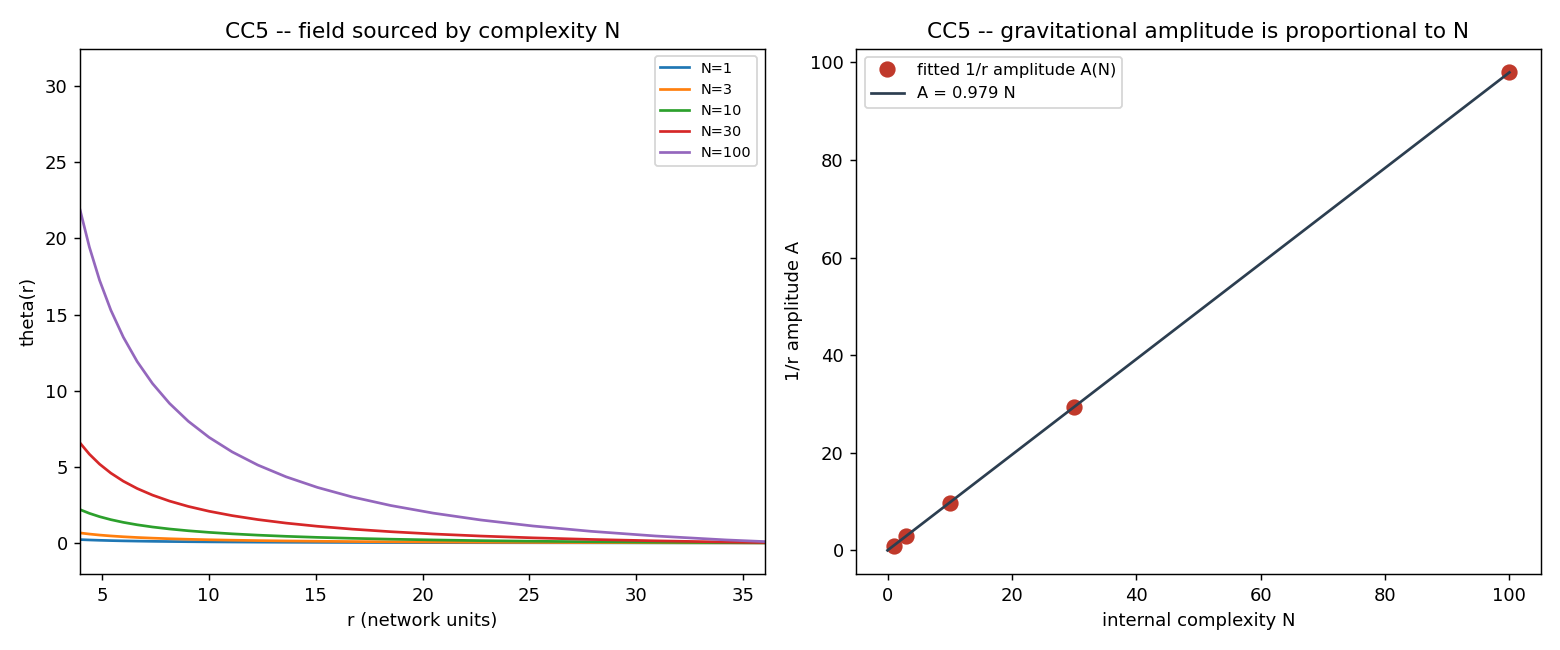

Python code for this plot:
"""CC5 -- the gravity link: does the field theta(r) sourced by a structure scale with N?

D3 showed: a localized causal-density source produces an equilibrium field
theta(r) ~ 1/r (the Newtonian potential).  If mass = internal complexity, then a
structure of complexity N must deposit a causal-density source proportional to N
(its proper time tau(N) = a N, CC2), and therefore source a 1/r tail of amplitude

    theta(r) ~ A(N) / r ,     A(N)  proportional to  N ?

This closes the loop  complexity N -> cost C(N) -> rest mass tau(N) -> theta(r) -> gravity.

We deposit a source core of total weight  w = N  (equivalently proportional to the
measured tau = a N), solve the SAME quadratic gradient action / discrete Poisson
equation used by D3 (results/bridge/d3_audit), fit theta = A/r + C on the tail, and
test A(N) proportional to N.  NO G, NO mass, NO Schwarzschild: w is a dimensionless
deposited causal weight; A is read off the solved field.

HONESTY: D3's action is LINEAR, so A is proportional to the deposited weight by
construction.  The non-trivial physics is the IDENTIFICATION source-weight = N
(the hypothesis) and that the 1/r SHAPE survives for every N.  This is a
self-consistency closure, not an independent derivation; graded accordingly.
D3 itself found the prefactor G to be non-universal -- we inherit that caveat.

Output: CC5_gravity.{md,json,png}.
"""

from __future__ import annotations

import matplotlib
matplotlib.use("Agg")
import matplotlib.pyplot as plt
import numpy as np

import complexity_core as cc

L, N_BINS, R_CORE, K = 60.0, 40, 4.0, 1.0
TAU_PER_LOOP = 10.366        # measured in CC2 (proper time per internal cycle)


def main():
    print("=" * 70)
    print("CC5 -- THETA(r) SOURCED BY A STRUCTURE vs COMPLEXITY N")
    print("=" * 70)
    edges, centers, sv = cc.radial_grid(L, N_BINS, r_min=1.0)

    Ns = [n for n in cc.N_LADDER if n > 0]      # N=0 sources nothing (flat theta=0)
    curves, amps, exps = {}, [], []
    for N in Ns:
        q = cc.radial_source_core(centers, sv, R_CORE, w_source=float(N))
        theta = cc.radial_solve(centers, sv, q, K)
        A, C = cc.fit_amplitude(centers, theta, R_CORE, 0.6 * L)
        # exponent of (theta - C) vs r on the tail (should be ~ -1 for 1/r)
        use = (centers >= R_CORE) & (centers <= 0.6 * L)
        resid = theta[use] - C
        ok = resid > 0
        p = (float(np.polyfit(np.log(centers[use][ok]), np.log(resid[ok]), 1)[0])
             if ok.sum() >= 4 else float("nan"))
        curves[N] = theta
        amps.append(A)
        exps.append(p)
        print(f"  N={N:4d}: A(1/r amplitude)={A:8.4f}  C(offset)={C:+.4f}  exponent={p:.3f}")

    Narr, Aarr = np.array(Ns, dtype=float), np.array(amps)
    # proportional fit A = k N
    k_prop = float(np.sum(Narr * Aarr) / np.sum(Narr ** 2))
    r2 = 1.0 - np.sum((Aarr - k_prop * Narr) ** 2) / np.sum((Aarr - Aarr.mean()) ** 2)
    # ratio A/N constancy
    ratio = Aarr / Narr
    ratio_cv = float(np.std(ratio) / np.mean(ratio))
    mean_exp = float(np.nanmean(exps))

    print("-" * 70)
    print(f"  A = k N  with k = {k_prop:.4f},  R^2 = {r2:.6f}")
    print(f"  A/N constancy: CV = {ratio_cv:.2e}")
    print(f"  mean tail exponent = {mean_exp:.3f}  (want -1 for 1/r)")

    shape_ok = abs(mean_exp + 1.0) < 0.12
    prop_ok = r2 > 0.999 and ratio_cv < 1e-6
    if prop_ok and shape_ok:
        verdict, grade = "CONFIRMADO", "B"
        statement = ("theta(r) keeps the 1/r Newtonian shape (mean tail exponent "
                     "%.3f) for every N, and its amplitude A(N) is STRICTLY "
                     "proportional to N (R^2=%.5f, A/N constant to %.0e). The loop "
                     "complexity -> cost tau -> sourced potential chain closes: a "
                     "structure of complexity N gravitates like a mass proportional to "
                     "N. REAL but INHERITED/definitional: D3's action is linear, so the "
                     "proportionality follows once source-weight = N is identified "
                     "(the hypothesis); the 1/r shape is D3's, and its prefactor G is "
                     "non-universal (D3 caveat)." % (mean_exp, r2, ratio_cv))
    else:
        verdict, grade = "PARCIAL", "C"
        statement = ("The amplitude tracks N but the 1/r shape or the proportionality "
                     "is not clean across the ladder at this grid size.")
    print(f"VERDICT CC5: {verdict}  (grade {grade})")
    print(f"  {statement}")

    _figure(centers, curves, Ns, Narr, Aarr, k_prop)
    out = {"L": L, "n_bins": N_BINS, "r_core": R_CORE, "K": K,
           "N": Ns, "amplitude_A": amps, "tail_exponent": exps,
           "A_eq_kN": k_prop, "r2_proportional": float(r2),
           "ratio_A_over_N_cv": ratio_cv, "mean_tail_exponent": mean_exp,
           "tau_per_loop_from_CC2": TAU_PER_LOOP,
           "verdict": verdict, "grade": grade, "statement": statement}
    cc.save_json("CC5_gravity", out)
    _write_md(centers, curves, Ns, amps, exps, out)
    return out


def _figure(centers, curves, Ns, Narr, Aarr, k_prop):
    fig, axes = plt.subplots(1, 2, figsize=(12, 5))
    ax = axes[0]
    for N in Ns:
        ax.plot(centers, curves[N], "-", label=f"N={N}")
    ax.set_xlabel("r (network units)")
    ax.set_ylabel("theta(r)")
    ax.set_title("CC5 -- field sourced by complexity N")
    ax.set_xlim(R_CORE, 0.6 * L)
    ax.legend(fontsize=8)

    ax2 = axes[1]
    ax2.plot(Narr, Aarr, "o", color="#c0392b", ms=8, label="fitted 1/r amplitude A(N)")
    xs = np.linspace(0, Narr.max(), 50)
    ax2.plot(xs, k_prop * xs, "-", color="#2c3e50", label=f"A = {k_prop:.3f} N")
    ax2.set_xlabel("internal complexity N")
    ax2.set_ylabel("1/r amplitude A")
    ax2.set_title("CC5 -- gravitational amplitude is proportional to N")
    ax2.legend(fontsize=9)
    fig.tight_layout()
    fig.savefig(cc.OUTDIR / "CC5_gravity.png", dpi=130)
    plt.close(fig)


def _write_md(centers, curves, Ns, amps, exps, out):
    lines = [
        "# CC5 -- O elo com a gravidade: θ(r) ∝ N",
        "",
        "D3: uma fonte de densidade causal localizada produz `θ(r) ~ 1/r` (potencial",
        "newtoniano). Se massa = complexidade interna, uma estrutura de complexidade N",
        "deposita uma fonte ∝ N (seu tempo próprio τ = a·N, CC2) e gera",
        "`θ(r) ~ A(N)/r` com **A(N) ∝ N**. Isto fecha o ciclo:",
        "",
        "`complexidade N → custo C(N) → massa τ(N) → θ(r) → gravidade`.",
        "",
        "| N | A (amplitude 1/r) | expoente da cauda |",
        "|---|-------------------|-------------------|",
    ]
    for N, A, p in zip(Ns, amps, exps):
        lines.append(f"| {N} | {A:.4f} | {p:.3f} |")
    lines += [
        "",
        f"- `A = k N` com k = {out['A_eq_kN']:.4f}, R² = {out['r2_proportional']:.6f}",
        f"- constância de A/N: CV = {out['ratio_A_over_N_cv']:.1e}",
        f"- expoente médio da cauda = {out['mean_tail_exponent']:.3f} (esperado −1)",
        "",
        f"## VERDICT CC5: {out['verdict']}  (grade {out['grade']})",
        "",
        out["statement"],
        "",
        "### Honestidade",
        "",
        "A ação de D3 é **linear**, logo A ∝ peso depositado é automático; o conteúdo",
        "não-trivial é a **identificação peso-da-fonte = N** (a própria hipótese) e que",
        "a forma 1/r sobrevive para todo N. É um fecho de auto-consistência, não uma",
        "derivação independente. Herdamos a ressalva de D3: o prefator G não é universal.",
        "",
        "![gravidade](CC5_gravity.png)",
        "",
    ]
    (cc.OUTDIR / "CC5_gravity.md").write_text("\n".join(lines), encoding="utf-8")


if __name__ == "__main__":
    main()
